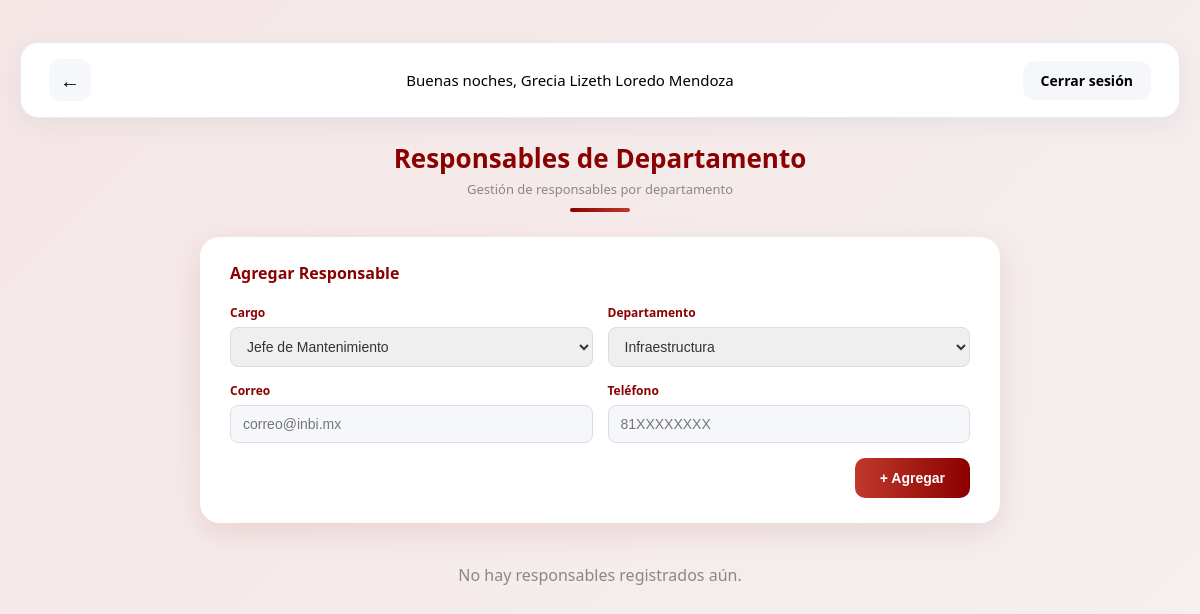
Before: /responsables (signed in) with the older database file.
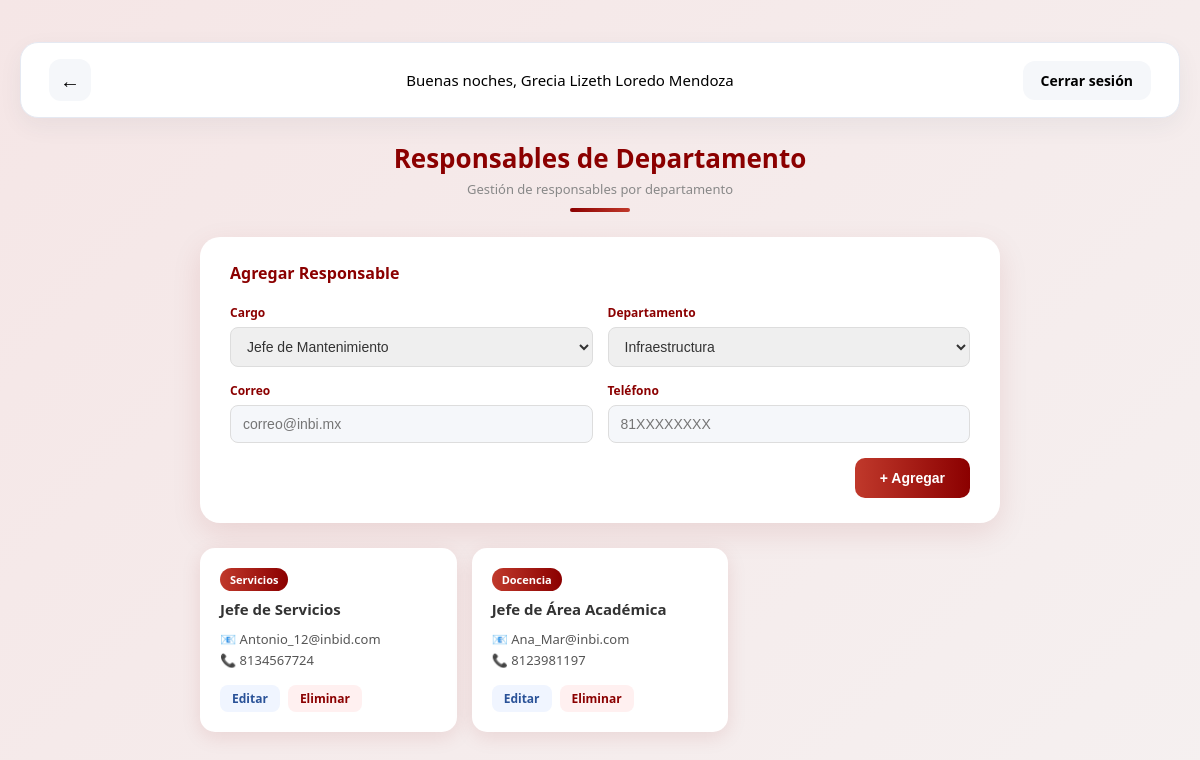
After: the same page with the newer database file.
### tables this page shows
CREATE TABLE responsable (
        id_responsable INTEGER PRIMARY KEY AUTOINCREMENT,
        cargo TEXT NOT NULL,
        id_departamento INTEGER,
        correo TEXT,
        telefono TEXT,
        FOREIGN KEY (id_departamento) REFERENCES departamento(id_departamento)
    );

CREATE TABLE departamento (
        id_departamento INTEGER PRIMARY KEY AUTOINCREMENT,
        nombre_departamento TEXT NOT NULL
    );

### app.py (the view, shortened to what this page needs)
@app.route('/responsables', methods=['GET', 'POST'])
def responsables():
    if 'user_id' not in session:
        return redirect(url_for('login_page'))
    db_instance = Database(db_path)
    responsables  = db_instance.obtener_responsables()
    departamentos = db_instance.obtener_departamentos()
    cargos = [
        'Jefe de Mantenimiento', 'Técnico de Soporte',
        'Jefe de Servicios', 'Coordinador de Servicios',
        'Coordinador Académico', 'Jefe de Área Académica',
        'Director Administrativo', 'Asistente Administrativo'
    ]
    return render_template('responsables.html',
                           responsables=responsables,
                           departamentos=departamentos,
                           cargos=cargos)

### api_01.py (called while the page is built)
    def connect(self):
        try:
            self.conn = sqlite3.connect(self.db_file)
        except Error as e:
            print(f"Error al conectar a la base de datos: {e}")

    def disconnect(self):
        if self.conn:
            self.conn.close()

    def obtener_responsables(self):
        self.connect()
        cursor = self.conn.cursor()
        cursor.execute("""
            SELECT r.id_responsable, r.cargo, d.nombre_departamento, r.correo, r.telefono
            FROM responsable r
            LEFT JOIN departamento d ON r.id_departamento = d.id_departamento
        """)
        responsables = cursor.fetchall()
        self.disconnect()
        return responsables

    def obtener_departamentos(self):
        self.connect()
        cursor = self.conn.cursor()
        cursor.execute("SELECT id_departamento, nombre_departamento FROM departamento")
        departamentos = cursor.fetchall()
        self.disconnect()
        return departamentos

### templates/responsables.html (shortened to what this page needs)
{% set show_back = True %}
{% extends "index.html" %}
{% block content %}
<link rel="stylesheet" href="{{ url_for('static', filename='responsables.css') }}">
<div class="resp-container">
    <div class="resp-header">
        <h1>Responsables de Departamento</h1>
        <p>Gestión de responsables por departamento</p>
        <div class="divider"></div>
    </div>
    <div class="form-card">
        <h3>Agregar Responsable</h3>
        <form method="POST" action="{{ url_for('responsables') }}" class="resp-form">
            <div class="form-row">
                <div class="form-group">
                    <label>Cargo</label>
                    <select name="cargo" required>
                        {% for cargo in cargos %}
                            <option value="{{ cargo }}">{{ cargo }}</option>
                        {% endfor %}
                    </select>
                </div>
                <div class="form-group">
                    <label>Departamento</label>
                    <select name="id_departamento" required>
                        {% for dep in departamentos %}
                            <option value="{{ dep[0] }}">{{ dep[1] }}</option>
                        {% endfor %}
                    </select>
                </div>
            </div>
            <div class="form-row">
                <div class="form-group">
                    <label>Correo</label>
                    <input type="email" name="correo" placeholder="correo@inbi.mx" required>
                </div>
                <div class="form-group">
                    <label>Teléfono</label>
                    <input type="text" name="telefono" placeholder="81XXXXXXXX" required>
                </div>
            </div>
            <button type="submit" class="btn-agregar">+ Agregar</button>
        </form>
    </div>
    <div class="resp-grid">
        {% if responsables %}
            {% for resp in responsables %}
            <div class="resp-card">
                <div class="resp-dept">{{ resp[2] }}</div>
                <div class="resp-cargo">{{ resp[1] }}</div>
                <div class="resp-info">
                    <p>📧 {{ resp[3] }}</p>
                    <p>📞 {{ resp[4] }}</p>
                </div>
                <div class="resp-actions">
                    <a href="{{ url_for('editar_responsable', id_responsable=resp[0]) }}" class="btn-editar">Editar</a>
                    <a href="{{ url_for('eliminar_responsable', id_responsable=resp[0]) }}"
                       class="btn-eliminar"
                       onclick="return confirm('¿Eliminar este responsable?')">Eliminar</a>
                </div>
            </div>
            {% endfor %}
        {% else %}
            <p style="text-align:center; color:#888; grid-column: 1/-1;">No hay responsables registrados aún.</p>
        {% endif %}
    </div>
</div>
{% endblock %}

Changed rows visible on the page:
added responsable: nombre_departamento "Servicios", cargo "Jefe de Servicios", correo "Antonio_12@inbid.com", telefono "8134567724"
added responsable: nombre_departamento "Docencia", cargo "Jefe de Área Académica", correo "Ana_Mar@inbi.com", telefono "8123981197"
Other visible differences:
text no longer shown: "No hay responsables registrados aún."
